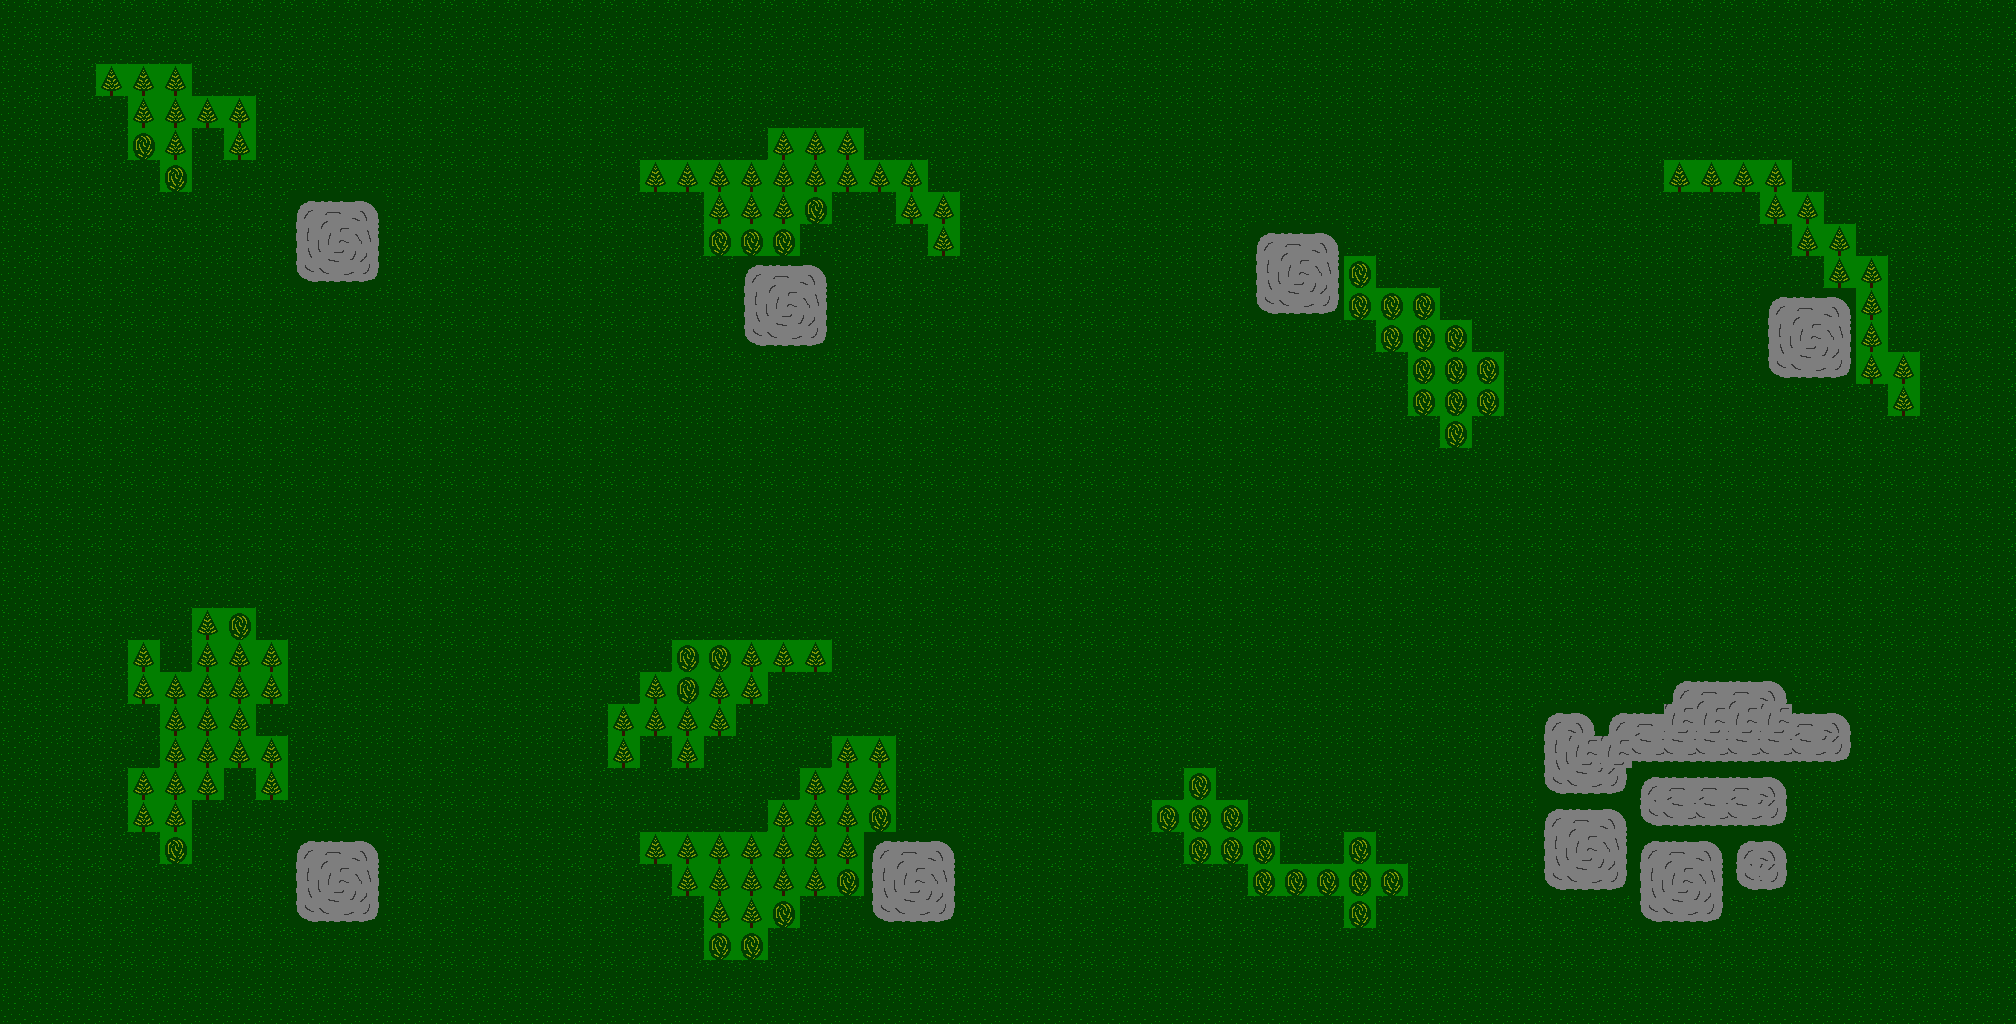

The image is a tile-based game level rendered from a .tmx file. Its description and source (layers, tilesets, objects; grid data summarised) follow:
An orthogonal 63x32 tile map with 32x32 px tiles, 2 tile layers (GrassAndTrees, Rocks), 3 tilesets.

<map version="1.0" tiledversion="1.0.3" orientation="orthogonal" renderorder="right-down" width="63" height="32" tilewidth="32" tileheight="32" nextobjectid="1">
 <tileset firstgid="1" name="Tile-Rock" tilewidth="32" tileheight="32" tilecount="9" columns="3">
  <image source="../Tile-Rock.png" width="96" height="96" />
 </tileset>
 <tileset firstgid="10" name="Tile-TreeBush" tilewidth="32" tileheight="32" tilecount="2" columns="2">
  <image source="../Tile-TreeBush.png" width="64" height="32" />
 </tileset>
 <tileset firstgid="12" name="Tile-Grass" tilewidth="32" tileheight="32" tilecount="1" columns="1">
  <image source="../Tile-Grass.png" width="32" height="32" />
 </tileset>
 <layer name="GrassAndTrees" width="63" height="32">
  <data>[2016 cells, 2016 non-empty, 3 distinct tile ids]</data>
 </layer>
 <layer name="Rocks" width="63" height="32">
  <data>[2016 cells, 113 non-empty, 9 distinct tile ids]</data>
 </layer>
</map>